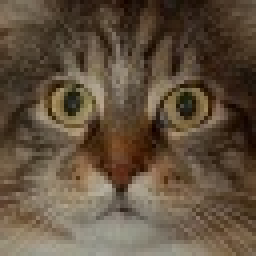
#> input picture images/10024.jpg, 64 x 64 px (shown 4 times larger); its folder holds 4 pictures in this run
$ python -i loader.py   (imports and definitions only)
#> lines starting #> are read from the running program, lines starting #| are printed output that depends on the picture
from os import listdir, mkdir
from os.path import isfile, join, exists

import numpy as np
from PIL import Image

from config import IMAGES_DIR, SIZE, DATA_DIR, IS_GRAYSCALE


def load_images() -> np.ndarray:
    if not exists(DATA_DIR):
        mkdir(DATA_DIR)
    data_filename = join(DATA_DIR, f"images_{SIZE}x{SIZE}{'' if IS_GRAYSCALE else '_colored'}.npy")
    if exists(data_filename):
        return np.load(data_filename)

    images = []
    for file in listdir(IMAGES_DIR):
        filename = join(IMAGES_DIR, file)
        if not isfile(filename):
            continue
        if not file.endswith(".jpg"):
            continue
        img = Image.open(filename)
#> img is the input picture: PIL image 64x64 RGB; mean R, G, B 97.6, 81.1, 62.6
        width, height = img.size
#> width = 64; height = 64
        min_size = min(width, height)
#> min_size = 64
        left_shift = (width - min_size) // 2
#> left_shift = 0
        top_shift = (height - min_size) // 2
#> top_shift = 0
        img = img.crop((left_shift, top_shift, left_shift + min_size, top_shift + min_size))
        img = img.resize((SIZE, SIZE), Image.Resampling.LANCZOS)
        if IS_GRAYSCALE:
            img = img.convert('L')
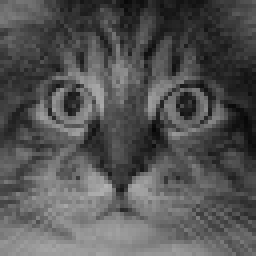
#> img: PIL image 64x64 L (shown 4 times larger); min 6, max 178, mean 83.9
        images.append(np.array(img).flatten())
        img.close()
#> pass 2 of the loop in load_images, `for file in listdir(IMAGES_DIR):`:
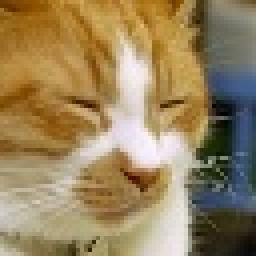
#> input picture images/10115.jpg, 64 x 64 px (shown 4 times larger)
#> in load_images, img is the input picture: PIL image 64x64 RGB; mean R, G, B 152.4, 131.3, 93.2
#> in load_images, `img = img.convert('L')`:
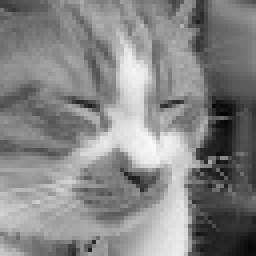
#> img: PIL image 64x64 L (shown 4 times larger); min 1, max 248, mean 133.3
#> pass 3 of the loop in load_images, `for file in listdir(IMAGES_DIR):`:
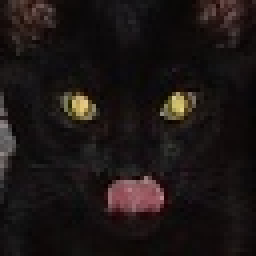
#> input picture images/1030.jpg, 64 x 64 px (shown 4 times larger)
#> in load_images, img is the input picture: PIL image 64x64 RGB; mean R, G, B 27.9, 21.7, 20.6
#> in load_images, `img = img.convert('L')`:
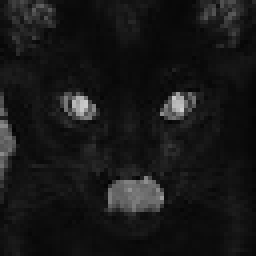
#> img: PIL image 64x64 L (shown 4 times larger); min 3, max 205, mean 23.4
#> the loop made 4 passes; the first 3 are shown
    data = np.array(images)
    np.save(data_filename, data)
    return data

>>> result = load_images()
